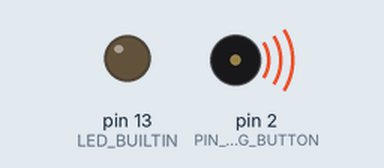
Bench run of a sketch on a simulated Arduino Uno, built with avr-gcc and run on an emulated ATmega328P. Shown: output pins drawn as LEDs (lit = HIGH), buzzer (waves = sounding).

Above: at 0.2 s.
Timing chart, 0 to 3.0 s (numbered marks = the images above):
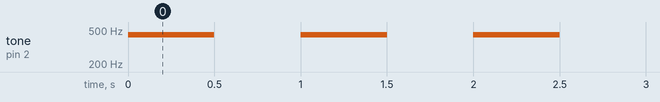

The sketch:

TP_test_multi_entr_e-sortie.ino
```cpp
/**
 * Code d'exemple d'utilisation d'un bouton et d'un buzzer sur une même broche.
 * N.B. Ce code nécessite un montage spécial pour fonctionner.
 */

/** La broche pour le bouton et le buzzer */
const byte PIN_BUZZING_BUTTON = 2;

/** Fonction setup() */
void setup() {

  // Met la LED broche 13 en sortie pour visualiser l'état du bouton
  pinMode(LED_BUILTIN, OUTPUT);
  digitalWrite(LED_BUILTIN, LOW);
}

/** Fonction loop() */
void loop() {

  // Fait biper le buzzer
  beep(500);

  // Lit l'état du bouton et assigne cet état à la LED broche 13
  digitalWrite(LED_BUILTIN, readButtonState());
  delay(500);
}

/** Fonction permettant de lire l'état du bouton */
byte readButtonState() {

  // Met le broche en entrée (sans pullup)
  pinMode(PIN_BUZZING_BUTTON, INPUT);

  // Lit l'état du bouton
  return digitalRead(PIN_BUZZING_BUTTON);
}

/** Fonction permettant de faire biper le buzzer */
void beep(unsigned long duration) {

  // Génére un bip sur la broche du buzzer
  // N.B. La broche est automatiquement configurée en sortie.
  tone(PIN_BUZZING_BUTTON, 440, duration);

  // Attend la fin du bip
  delay(duration);
}
```

Measured:
- by itself, tone on pin 2 (PIN_BUZZING_BUTTON): alternates 440 Hz for 0.50 s and silent for 0.50 s
